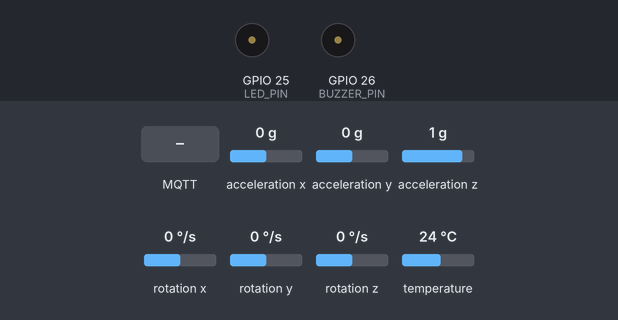
Bench run of a sketch on a simulated ESP32. Parts: buzzer (waves = sounding, pin HIGH). The inputs (shaded band) are chosen by the test bench; at power-on: acceleration z 1 g, acceleration x 0 g, acceleration y 0 g, rotation x 0 °/s, rotation y 0 °/s, rotation z 0 °/s, temperature 24 °C. WiFi joins after 1.5 s; servers stay silent unless stated; random numbers use the default seed unless the sketch sets one; no MQTT or app messages arrive unless stated; what the sketch prints to the serial monitor is not drawn.

Above: at 1.2 s.
1.3 s: acceleration z set to 0.6 g
2.8 s: acceleration z set to 0.3 g
5.8 s: MQTT message "MODE_MANUAL" arrives on the first subscribed topic
7.3 s: MQTT message "LED_ON" arrives on the first subscribed topic
At 7.7 s:
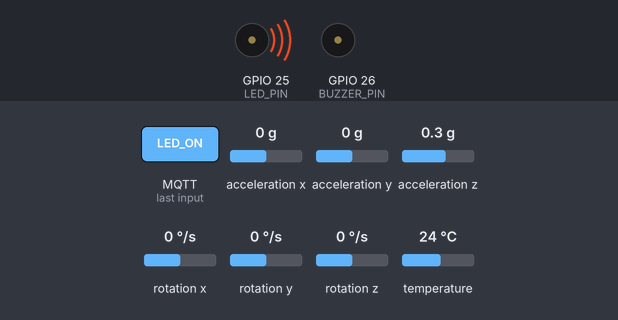
8.8 s: MQTT message "BUZ_ON" arrives on the first subscribed topic
At 9.4 s:
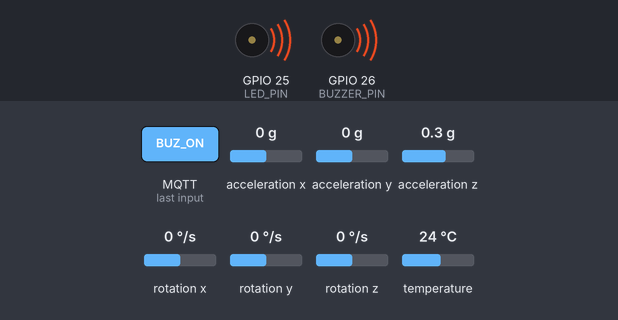
10.3 s: MQTT message "LED_OFF" arrives on the first subscribed topic
At 11.1 s:
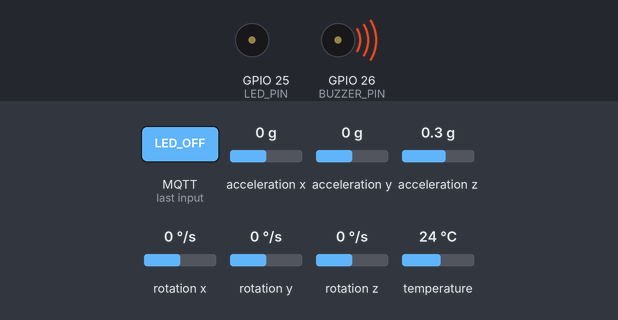
Timing chart, 0 to 12.8 s (numbered marks = the images above; inputs shaded):
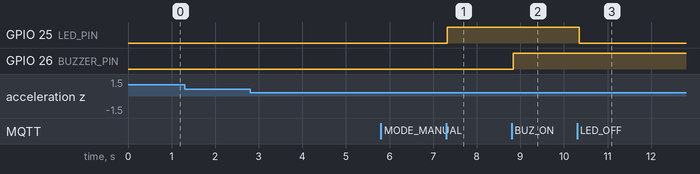

Measured:
- after the input at 1.3 s, every drawn part: stays the same
- after the input at 2.8 s, every drawn part: stays the same
- after the input at 5.8 s, every drawn part: stays the same
- after the input at 7.3 s, GPIO 25 (LED_PIN): LOW → HIGH at once
- after the input at 8.8 s, GPIO 26 (BUZZER_PIN): LOW → HIGH at once
- after the input at 10.3 s, GPIO 25 (LED_PIN): HIGH → LOW after 0.05 s

The sketch:

sketch.ino
```cpp
#include <WiFi.h>
#include <PubSubClient.h>
#include <Wire.h>
#include <Adafruit_MPU6050.h>
#include <Adafruit_Sensor.h>

// ========== KHAI BÁO CHÂN ==========
#define LED_PIN 25
#define BUZZER_PIN 26

// ========== WIFI & MQTT ==========
const char* ssid = "Wokwi-GUEST";
const char* password = "";
const char* mqttServer = "broker.emqx.io"; // Dùng EMQX broker công cộng cho ổn định
const int mqttPort = 1883;

const char* topicData = "fall/nhom01/data";
const char* topicControl = "fall/nhom01/control";

WiFiClient wifiClient;
PubSubClient mqtt(wifiClient);
Adafruit_MPU6050 mpu;

// ========== CẤU TRÚC DỮ LIỆU & QUEUE ==========
struct SensorData {
  float ax, ay, az, total;
  float roll, pitch;
  unsigned long timestamp; // Lưu thời gian đọc để tính toán ngã
};

QueueHandle_t dataQueue;
QueueHandle_t alertQueue;

// ========== BIẾN TOÀN CỤC (TRẠNG THÁI) ==========
volatile bool manualMode = false;
volatile bool manualLed = false;
volatile bool manualBuzzer = false;
volatile bool fallDetected = false;

// Trạng thái thuật toán té ngã
enum FallState { NORMAL, FREE_FALL, IMPACT, ALERT_STATE };
FallState state = NORMAL;
float oldRoll = 0, oldPitch = 0;
unsigned long stateTime = 0;

// ========== HÀM CALLBACK NHẬN LỆNH TỪ WEB ==========
void mqttCallback(char* topic, byte* payload, unsigned int length) {
  String message = "";
  for (unsigned int i = 0; i < length; i++) {
    message += (char)payload[i];
  }
  message.trim();
  Serial.println("MQTT nhận lệnh: " + message);

  if (message == "MODE_MANUAL") manualMode = true;
  else if (message == "MODE_AUTO") {
    manualMode = false;
    manualLed = false;
    manualBuzzer = false;
  }
  else if (message == "RESET") {
    fallDetected = false;
    state = NORMAL;
    manualLed = false;
    manualBuzzer = false;
    Serial.println("ĐÃ XÓA CẢNH BÁO!");
  }
  else if (manualMode) {
    if (message == "LED_ON") manualLed = true;
    else if (message == "LED_OFF") manualLed = false;
    else if (message == "BUZ_ON") manualBuzzer = true;
    else if (message == "BUZ_OFF") manualBuzzer = false;
  }
}

// ---------------------------------------------------------
// TASK 1: TRUYỀN DATA (CORE 0) - WiFi & MQTT
// ---------------------------------------------------------
void TaskTransmit(void *pvParameters) {
  WiFi.begin(ssid, password);
  while (WiFi.status() != WL_CONNECTED) {
    vTaskDelay(500 / portTICK_PERIOD_MS);
  }

  mqtt.setServer(mqttServer, mqttPort);
  mqtt.setCallback(mqttCallback);

  SensorData dataToSend;
  char payload[300];

  for (;;) {
    if (!mqtt.connected()) {
      String clientId = "ESP32-FALL-" + String(random(0xffff), HEX);
      if (mqtt.connect(clientId.c_str())) {
        mqtt.subscribe(topicControl);
      }
    }
    mqtt.loop();

    // Lấy dữ liệu từ dataQueue và gửi lên Web (Giới hạn 1 giây gửi 1 lần để không nghẽn)
    if (xQueueReceive(dataQueue, &dataToSend, 0) == pdPASS) {
      static unsigned long lastSend = 0;
      if (millis() - lastSend >= 1000) {
        lastSend = millis();
        snprintf(payload, sizeof(payload),
          "{\"ax\":%.2f,\"ay\":%.2f,\"az\":%.2f,\"pitch\":%.2f,\"roll\":%.2f,\"fall\":%s,\"mode\":\"%s\"}",
          dataToSend.ax, dataToSend.ay, dataToSend.az, dataToSend.pitch, dataToSend.roll,
          fallDetected ? "true" : "false", manualMode ? "MANUAL" : "AUTO"
        );
        if (mqtt.connected()) {
          mqtt.publish(topicData, payload);
        }
      }
    }
    vTaskDelay(10 / portTICK_PERIOD_MS); // Nhường CPU
  }
}

// ---------------------------------------------------------
// TASK 2: ĐỌC DATA CẢM BIẾN (CORE 1)
// ---------------------------------------------------------
void TaskReadData(void *pvParameters) {
  if (!mpu.begin()) {
    Serial.println("LỖI MPU6050!");
    while (1) vTaskDelay(10);
  }
  mpu.setAccelerometerRange(MPU6050_RANGE_8_G);

  sensors_event_t a, g, temp;
  SensorData sData;

  for (;;) {
    mpu.getEvent(&a, &g, &temp);

    sData.timestamp = millis();
    sData.ax = a.acceleration.x / 9.80665;
    sData.ay = a.acceleration.y / 9.80665;
    sData.az = a.acceleration.z / 9.80665;
    sData.total = sqrt(sData.ax * sData.ax + sData.ay * sData.ay + sData.az * sData.az);
    sData.roll = atan2(sData.ay, sData.az) * 180.0 / PI;
    sData.pitch = atan2(-sData.ax, sqrt(sData.ay * sData.ay + sData.az * sData.az)) * 180.0 / PI;

    // Gửi bản sao dữ liệu vào cả 2 Queue
    xQueueOverwrite(dataQueue, &sData); // Dùng cho Task gửi WiFi
    xQueueOverwrite(alertQueue, &sData); // Dùng cho Task phân tích ngã (cần độ trễ bằng 0)

    vTaskDelay(50 / portTICK_PERIOD_MS); // Đọc 20 lần/giây
  }
}

// ---------------------------------------------------------
// HÀM TOÁN HỌC TRỢ GIÚP CHO TÍNH GÓC
// ---------------------------------------------------------
float angleDifference(float a, float b) {
  float d = fabs(a - b);
  return d > 180 ? 360 - d : d;
}

// ---------------------------------------------------------
// TASK 3: CẢNH BÁO & PHÂN TÍCH TÉ NGÃ (CORE 1)
// ---------------------------------------------------------
void TaskAlert(void *pvParameters) {
  pinMode(LED_PIN, OUTPUT);
  pinMode(BUZZER_PIN, OUTPUT);
  SensorData alertData;

  for (;;) {
    if (xQueueReceive(alertQueue, &alertData, portMAX_DELAY) == pdPASS) {

      // THUẬT TOÁN MÁY TRẠNG THÁI (Lấy từ code của bạn)
      if (!fallDetected && !manualMode) {
        switch (state) {
          case NORMAL:
            if (alertData.total >= 0.8 && alertData.total <= 1.2) {
              oldRoll = alertData.roll; oldPitch = alertData.pitch;
            }
            if (alertData.total < 0.5) { // Rơi tự do
              state = FREE_FALL; stateTime = alertData.timestamp;
              Serial.println("NGHI NGỜ RƠI TỰ DO!");
            }
            break;

          case FREE_FALL:
            if (alertData.total > 2.5 && (alertData.timestamp - stateTime <= 1500)) {
              state = IMPACT; stateTime = alertData.timestamp;
              Serial.println("PHÁT HIỆN VA CHẠM!");
            } else if (alertData.timestamp - stateTime > 1500) {
              state = NORMAL;
            }
            break;

          case IMPACT:
            if (angleDifference(alertData.roll, oldRoll) >= 45 || angleDifference(alertData.pitch, oldPitch) >= 45) {
              state = ALERT_STATE;
              fallDetected = true;
              Serial.println("CẢNH BÁO: TÉ NGÃ!");
            } else if (alertData.timestamp - stateTime > 2000) {
              state = NORMAL;
            }
            break;

          case ALERT_STATE:
            break;
        }
      }

      // ĐIỀU KHIỂN THIẾT BỊ CHẤP HÀNH (Đèn/Còi)
      if (manualMode) {
        digitalWrite(LED_PIN, manualLed ? HIGH : LOW);
        digitalWrite(BUZZER_PIN, manualBuzzer ? HIGH : LOW);
      } else {
        digitalWrite(LED_PIN, fallDetected ? HIGH : LOW);
        digitalWrite(BUZZER_PIN, fallDetected ? HIGH : LOW);
      }
    }
  }
}

void setup() {
  Serial.begin(115200);
  Wire.begin(21, 22);

  // Tạo hàng đợi (Kích thước 1 phần tử vì ta dùng xQueueOverwrite để lấy data mới nhất)
  dataQueue = xQueueCreate(1, sizeof(SensorData));
  alertQueue = xQueueCreate(1, sizeof(SensorData));

  // Gán Task vào các Core theo đúng đề bài
  xTaskCreatePinnedToCore(TaskTransmit, "TruyenData", 4096, NULL, 1, NULL, 0); // Core 0
  xTaskCreatePinnedToCore(TaskReadData, "DocData", 4096, NULL, 2, NULL, 1);    // Core 1
  xTaskCreatePinnedToCore(TaskAlert, "CanhBao", 4096, NULL, 3, NULL, 1);       // Core 1
}

void loop() {
}
```
